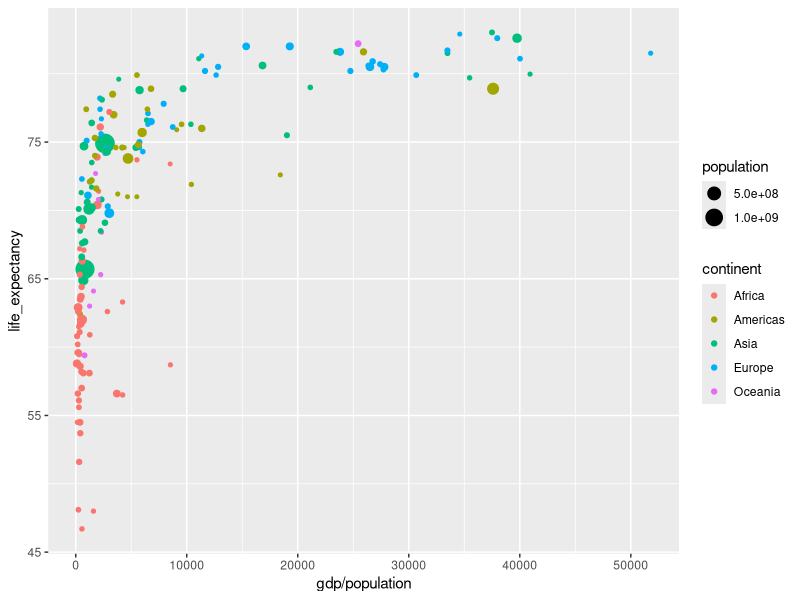
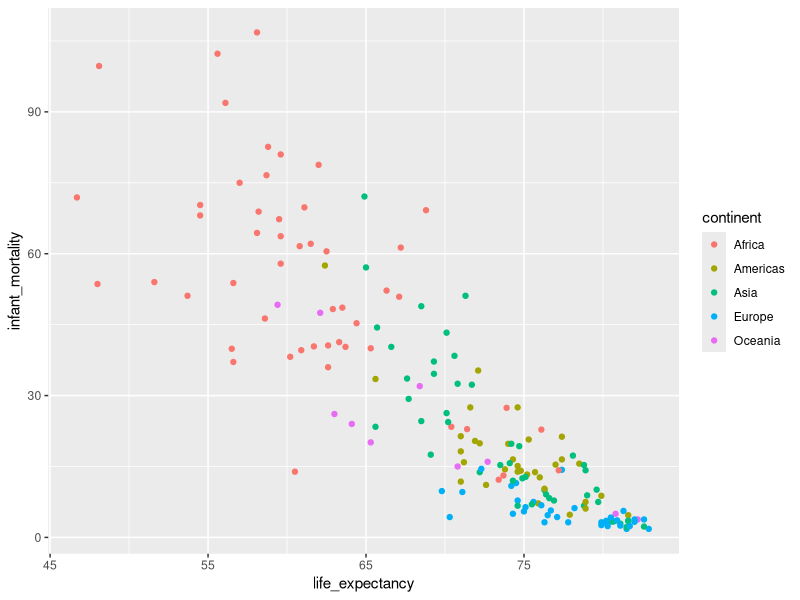
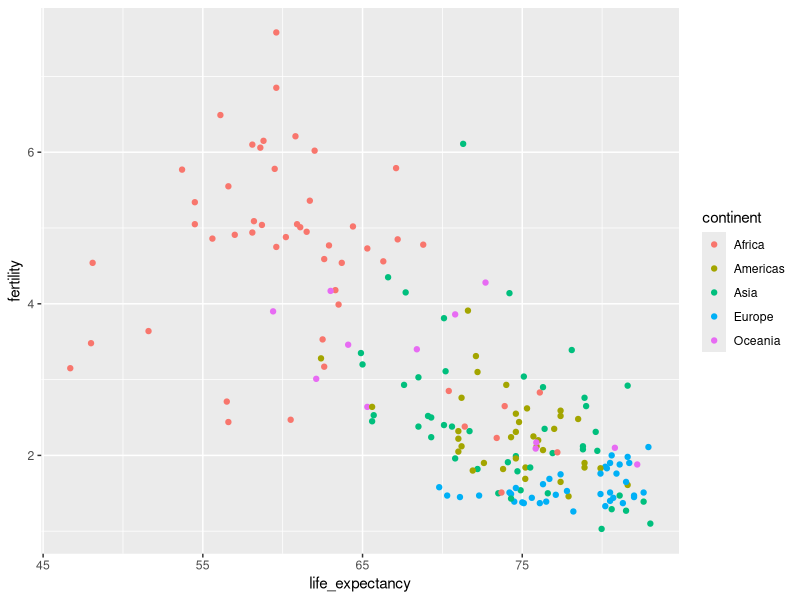
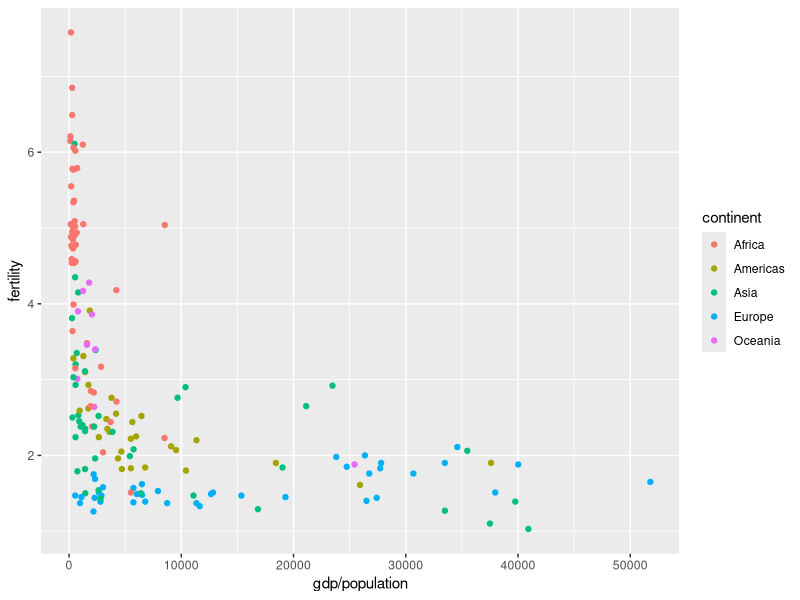
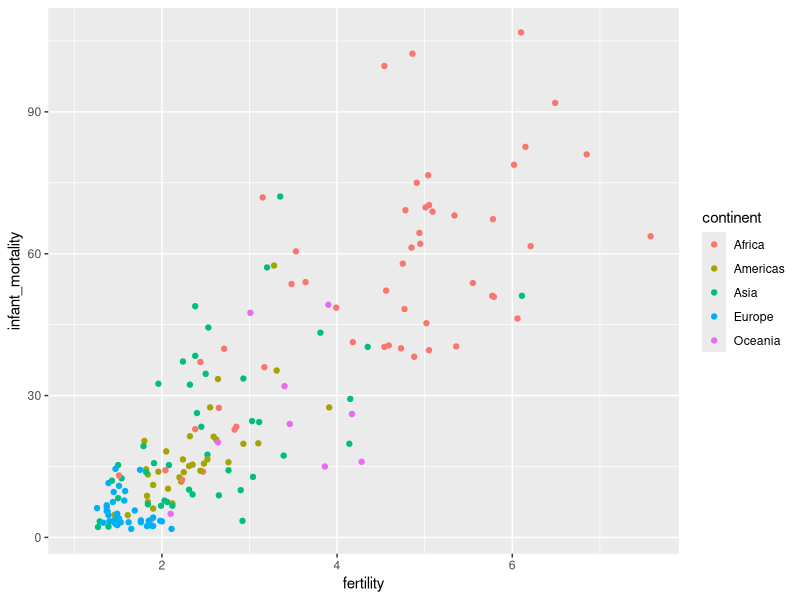
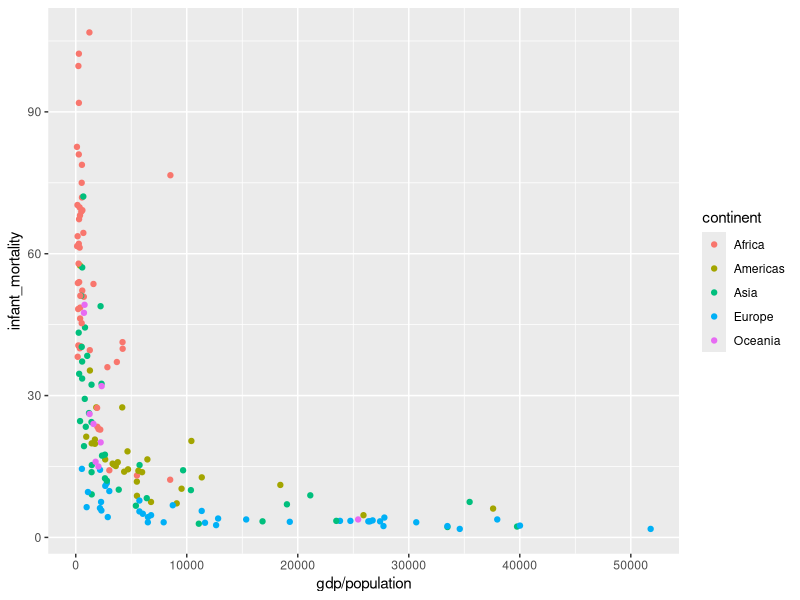

Source code (R) for these figures, in order:
## ---- chunk 1
knitr::opts_chunk$set(echo = TRUE)
## ---- chunk 2
# install.packages("dslabs")
library(dslabs)
library(tidyverse)
?gapminder

gap2011<- gapminder %>%
  as_tibble() %>%
  filter(year == 2011)
## ---- chunk 3
gap2011 %>%
  ggplot(aes(x=gdp/population, y=life_expectancy, size=population, color = continent)) +
  geom_point()
## ---- chunk 4
gap2011 %>%
  ggplot(aes(x=life_expectancy,y= infant_mortality , color = continent))+
  geom_point()
## ---- chunk 5
gap2011 %>%
  ggplot(aes(x= life_expectancy, y= fertility, color = continent))+
  geom_point()
## ---- chunk 6
#group_by(gapminder, life_expectancy, infant_mortality, fertility, population, gdp) %>%
#  summarize(mean_gdp) %>%
#  ggplot(aes(x=)) +
#  geom_point() +
#  geom_line() +
#  facet_wrap
## ---- chunk 7
gap2011 %>%
  ggplot(aes(x= gdp/population, y= fertility, color = continent))+
  geom_point()
## ---- chunk 8
gap2011 %>%
  ggplot(aes(x= fertility, y= infant_mortality, color = continent))+
  geom_point()
## ---- chunk 9
gap2011 %>%
  ggplot(aes(x= gdp/population, y= infant_mortality, color = continent))+
  geom_point()
